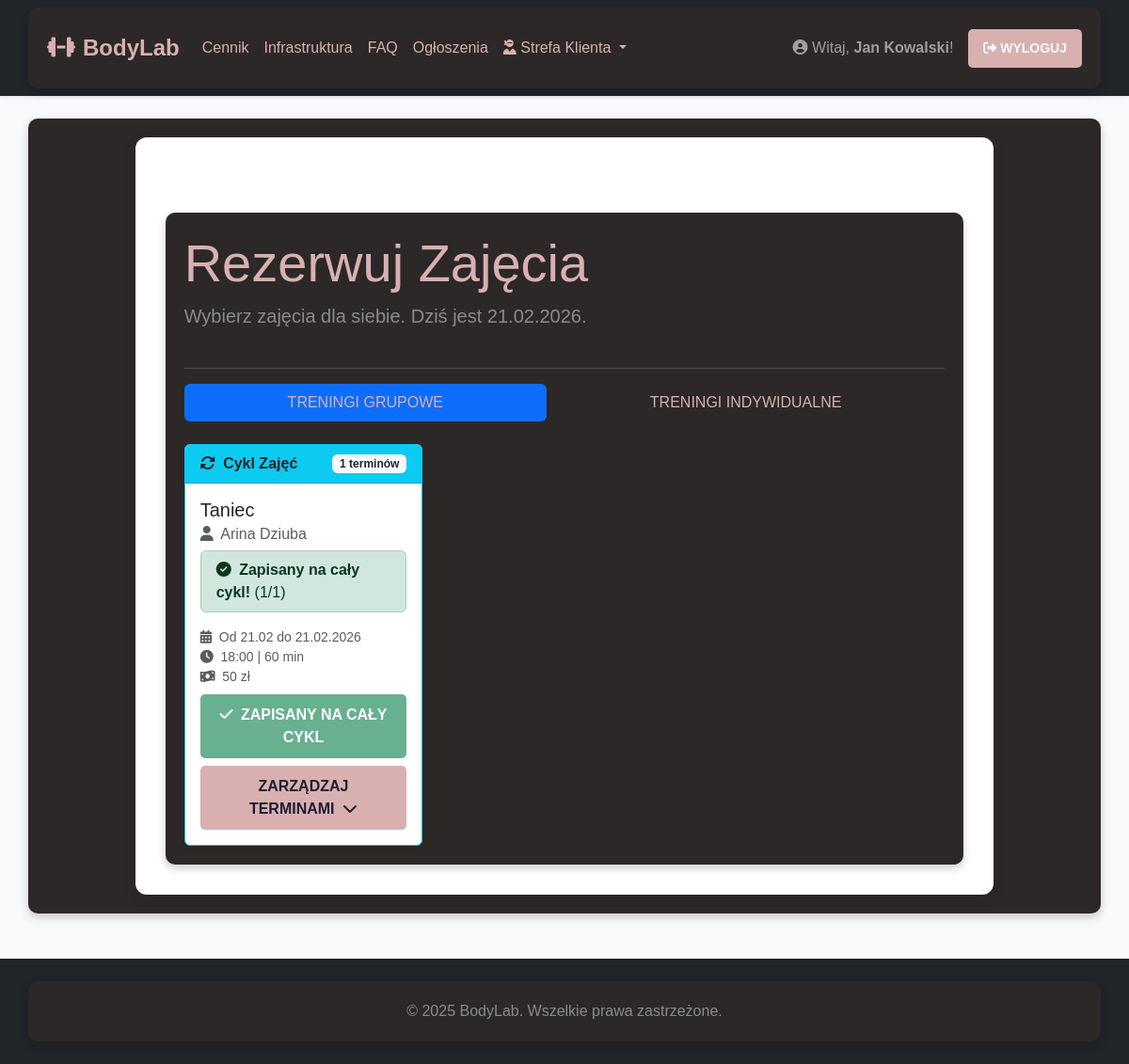
The app's page /booking (signed in) with its own data.
### app.py (models this page shows, shortened)
class User(db.Model, UserMixin):
    id = db.Column(db.Integer, primary_key=True)
    username = db.Column(db.String(50), unique=True, nullable=False)
    email = db.Column(db.String(120), unique=True, nullable=False)
    password_hash = db.Column(db.String(256), nullable=False)
    role = db.Column(db.String(20), nullable=False, default='user')
    experience_notes = db.Column(db.Text, nullable=True)
    sessions_taught = db.relationship('TrainingSession', back_populates='trainer', lazy='dynamic')
    bookings = db.relationship('Booking', back_populates='user', lazy='dynamic')
    messages_sent = db.relationship('Message', foreign_keys='Message.sender_id', back_populates='sender',
                                    lazy='dynamic')
    messages_received = db.relationship('Message', foreign_keys='Message.recipient_id', back_populates='recipient',
                                        lazy='dynamic')
    @property
    def is_admin(self): return self.role == 'admin'
    @property
    def is_trainer(self): return self.role == 'trainer'

class TrainingSession(db.Model):
    id = db.Column(db.Integer, primary_key=True)
    title = db.Column(db.String(100), nullable=False)
    session_type = db.Column(db.String(20), nullable=False, default='Grupowy')
    description = db.Column(db.Text, nullable=True)
    date = db.Column(db.Date, nullable=False)
    start_time = db.Column(db.Time, nullable=False)
    duration_minutes = db.Column(db.Integer, nullable=False, default=60)
    price = db.Column(db.Integer, nullable=False, default=0)
    max_participants = db.Column(db.Integer, nullable=False, default=10)
    trainer_id = db.Column(db.Integer, db.ForeignKey('user.id'), nullable=False)
    recurrence_group_id = db.Column(db.String(36), nullable=True, index=True)
    trainer = db.relationship('User', back_populates='sessions_taught')
    bookings = db.relationship('Booking', back_populates='session', lazy='dynamic', cascade="all, delete-orphan")
    @property
    def current_participants(self): return self.bookings.count()

### app.py (the view)
@app.route("/booking")
@login_required
def booking():
    today = date.today()
    user_bookings = Booking.query.filter_by(user_id=current_user.id).all()
    user_booked_ids = {b.session_id for b in user_bookings}
    all_sessions = TrainingSession.query.filter(TrainingSession.date >= today).order_by(TrainingSession.date).all()
    grouped_grupowe, grouped_indywidualne, seen_groups = [], [], set()
    for s in all_sessions:
        item = {'type': 'single', 'session': s, 'user_booked_count': 0, 'total_in_group': 0}
        if s.recurrence_group_id:
            if s.recurrence_group_id in seen_groups:
                continue
            seen_groups.add(s.recurrence_group_id)
            group_sessions = [gs for gs in all_sessions if gs.recurrence_group_id == s.recurrence_group_id]
            group_session_ids = [gs.id for gs in group_sessions]
            user_booked_in_group = sum(1 for gs_id in group_session_ids if gs_id in user_booked_ids)
            item = {
                'type': 'recurring_group',
                'session': s,
                'group_sessions': group_sessions,
                'user_booked_count': user_booked_in_group,
                'total_in_group': len(group_sessions)
            }
        if s.session_type == 'Grupowy':
            grouped_grupowe.append(item)
        else:
            grouped_indywidualne.append(item)
    return render_template("booking.html",
                           items_grupowe=grouped_grupowe,
                           items_indywidualne=grouped_indywidualne,
                           user_booked_session_ids=user_booked_ids,
                           today=today)

### app.py (called while the page is built)
@login_manager.user_loader
def load_user(user_id):
    return db.session.get(User, int(user_id))

### templates/booking.html (shortened to what this page needs)
{% extends "base.html" %}
{% block content %}
<div class="container mt-5">
    <div class="d-flex justify-content-between align-items-center mb-4">
        <div>
            <h1 class="display-4">Rezerwuj Zajęcia</h1>
            <p class="lead">Wybierz zajęcia dla siebie. Dziś jest {{ today.strftime('%d.%m.%Y') }}.</p>
        </div>
    </div>
    <hr>
    <ul class="nav nav-pills nav-fill mb-4" id="bookingTabs" role="tablist">
        <li class="nav-item" role="presentation">
            <button class="nav-link active" id="grupowe-tab" data-bs-toggle="tab" data-bs-target="#grupowe" type="button" role="tab" aria-controls="grupowe" aria-selected="true">
                Treningi Grupowe
            </button>
        </li>
        <li class="nav-item" role="presentation">
            <button class="nav-link" id="indywidualne-tab" data-bs-toggle="tab" data-bs-target="#indywidualne" type="button" role="tab" aria-controls="indywidualne" aria-selected="false">
                Treningi Indywidualne
            </button>
        </li>
    </ul>
    <div class="tab-content" id="bookingTabsContent">
        <div class="tab-pane fade show active" id="grupowe" role="tabpanel" aria-labelledby="grupowe-tab">
            {% if not items_grupowe %}
                <div class="alert alert-info">Brak nadchodzących zajęć grupowych.</div>
            {% else %}
                <div class="row row-cols-1 row-cols-md-2 row-cols-lg-3 g-4">
                    {% for item in items_grupowe %}
                        {% include '_session_card.html' %}
                    {% endfor %}
                </div>
            {% endif %}
        </div>
    </div>
</div>
{% endblock %}

### templates/base.html (shortened to what this page needs)
<!DOCTYPE html>
<html lang="pl">
<head>
    <link href="https://cdn.jsdelivr.net/npm/bootstrap@5.3.3/dist/css/bootstrap.min.css" rel="stylesheet">
    <link rel="stylesheet" href="https://cdnjs.cloudflare.com/ajax/libs/font-awesome/6.5.0/css/all.min.css">
    <link rel="stylesheet" href="{{ url_for('static', filename='style.css') }}">
</head>
<body>
<nav class="navbar navbar-expand-lg navbar-dark bg-dark shadow-sm">
    <div class="container">
        <a class="navbar-brand" href="{{ url_for('index') }}">
            <i class="fas fa-dumbbell me-2"></i>BodyLab
        </a>
        <div class="collapse navbar-collapse" id="navbarNav">
            <ul class="navbar-nav me-auto">
                <li class="nav-item">
                    <a class="nav-link" href="{{ url_for('pricing') }}">Cennik</a>
                </li>
                <li class="nav-item">
                    <a class="nav-link" href="{{ url_for('infrastructure') }}">Infrastruktura</a>
                </li>
                <li class="nav-item">
                    <a class="nav-link" href="{{ url_for('faq') }}">FAQ</a>
                </li>
                <li class="nav-item">
                    <a class="nav-link" href="{{ url_for('announcements') }}">Ogłoszenia</a>
                </li>
                {% if current_user.is_authenticated and not current_user.is_admin and not current_user.is_trainer %}
                <li class="nav-item dropdown">
                    <a class="nav-link dropdown-toggle" href="#" role="button" data-bs-toggle="dropdown">
                        <i class="fas fa-user-ninja"></i> Strefa Klienta
                    </a>
                </li>
                {% endif %}
            </ul>
            <ul class="navbar-nav ms-auto d-flex align-items-center">
                {% if current_user.is_authenticated %}
                    <li class="nav-item">
                        <span class="navbar-text me-3">
                            <i class="fas fa-user-circle"></i> Witaj, <strong>{{ current_user.username }}</strong>!
                        </span>
                    </li>
                    <li class="nav-item">
                        <a class="btn btn-outline-light btn-sm px-3" href="{{ url_for('logout') }}">
                            <i class="fas fa-sign-out-alt"></i> Wyloguj
                        </a>
                    </li>
                {% endif %}
            </ul>
        </div>
    </div>
</nav>
<main class="main-content">
    <div class="container mt-4">
        <div class="row justify-content-center">
            <div class="col-lg-10">
                <div class="content-card">
                    {% block content %}{% endblock %}
                </div>
            </div>
        </div>
    </div>
</main>
<footer class="text-center py-4 mt-5">
    <div class="container">
        <p class="mb-0">&copy; 2025 BodyLab. Wszelkie prawa zastrzeżone.</p>
    </div>
</footer>
</body>
</html>

### templates/_session_card.html (shortened to what this page needs)
{% if item.type == 'recurring_group' %}
    {% set main_session = item.session %}
    {% set group_list = item.group_sessions %}
    {% set user_booked_count = item.user_booked_count %}
    {% set total_in_group = item.total_in_group %}
    <div class="col">
        <div class="card h-100 border-info shadow-sm">
            <div class="card-header bg-info text-dark d-flex justify-content-between align-items-center">
                <strong><i class="fas fa-sync-alt me-1"></i> Cykl Zajęć</strong>
                <span class="badge bg-light text-dark">{{ group_list|length }} terminów</span>
            </div>
            <div class="card-body">
                <h5 class="card-title">{{ main_session.title }}</h5>
                <h6 class="card-subtitle mb-2 text-muted">
                    <i class="fas fa-user me-1"></i> {{ main_session.trainer.username }}
                </h6>
                {% if user_booked_count > 0 %}
                    <div class="alert alert-success py-2 mb-3">
                        <i class="fas fa-check-circle me-1"></i>
                        {% if user_booked_count == total_in_group %}
                            <strong>Zapisany na cały cykl!</strong> ({{ user_booked_count }}/{{ total_in_group }})
                        {% else %}
                            <strong>Zapisany na {{ user_booked_count }}/{{ total_in_group }} terminów</strong>
                        {% endif %}
                    </div>
                {% else %}
                    <div class="alert alert-secondary py-2 mb-3">
                        <i class="fas fa-info-circle me-1"></i>
                        Nie jesteś zapisany na żaden termin
                    </div>
                {% endif %}
                <div class="mb-2 small text-muted">
                    <i class="fas fa-calendar-alt me-1"></i>
                    Od {{ group_list[0].date.strftime('%d.%m') }} do {{ group_list[-1].date.strftime('%d.%m.%Y') }}
                    <br>
                    <i class="fas fa-clock me-1"></i>
                    {{ main_session.start_time.strftime('%H:%M') }} | {{ main_session.duration_minutes }} min
                    <br>
                    <i class="fas fa-money-bill-wave me-1"></i>
                    {{ main_session.price }} zł
                </div>
                <div class="d-grid gap-2">
                    {% if user_booked_count == total_in_group %}
                        <button class="btn btn-success w-100 disabled">
                            <i class="fas fa-check me-1"></i> Zapisany na cały cykl
                        </button>
                    {% endif %}
                    <button class="btn btn-outline-secondary w-100" type="button" data-bs-toggle="collapse" data-bs-target="#group-{{ main_session.id }}">
                        {% if user_booked_count > 0 %}
                            Zarządzaj terminami <i class="fas fa-chevron-down ms-1"></i>
                        {% else %}
                            Wybierz pojedynczy termin <i class="fas fa-chevron-down ms-1"></i>
                        {% endif %}
                    </button>
                </div>
            </div>
        </div>
    </div>
{% endif %}

### static/style.css (style rules this page uses)
body { background-color: #1e1e2f; color: #b0b0b0; font-family: 'Arial', sans-serif; }
.container { background: #2c2827; padding: 20px; border-radius: 10px; box-shadow: 0 4px 10px rgba(0, 0, 0, 0.2); }
h1, h2 { color: #d8b0b0; }
p { color: #8a8a8a; font-size: 16px; }
button, .btn { background: #d8b0b0; color: #1e1e2f; padding: 10px 15px; border-radius: 5px; font-weight: bold; text-transform: uppercase; border: none; cursor: pointer; }
.navbar { background: #181824; }
.navbar-brand, .nav-link { color: #d8b0b0 !important; }
a { color: #d8b0b0; }

### templates/base.html (style rules this page uses)
body { background-color: #f8f9fa; min-height: 100vh; display: flex; flex-direction: column; }
.main-content { flex: 1; }
.navbar-brand { font-weight: 700; font-size: 1.5rem; }
footer { margin-top: auto; background-color: #212529; color: #adb5bd; }
.content-card { background: white; border-radius: 12px; box-shadow: 0 4px 15px rgba(0,0,0,0.08); padding: 2rem; }
.navbar-dark .navbar-nav .btn { color: #212529; }
.navbar-dark .navbar-nav .btn-outline-light { color: #f8f9fa; }

### records on screen
User: username "Jan Kowalski"
TrainingSession: title "Taniec", date "21.02", date "21.02.2026", start_time "18:00", duration_minutes "60", price "50"
User: trainer.username "Arina Dziuba"

### other values on screen
{{ group_list|length }} "1"
{{ user_booked_count }} "1"
{{ total_in_group }} "1"
